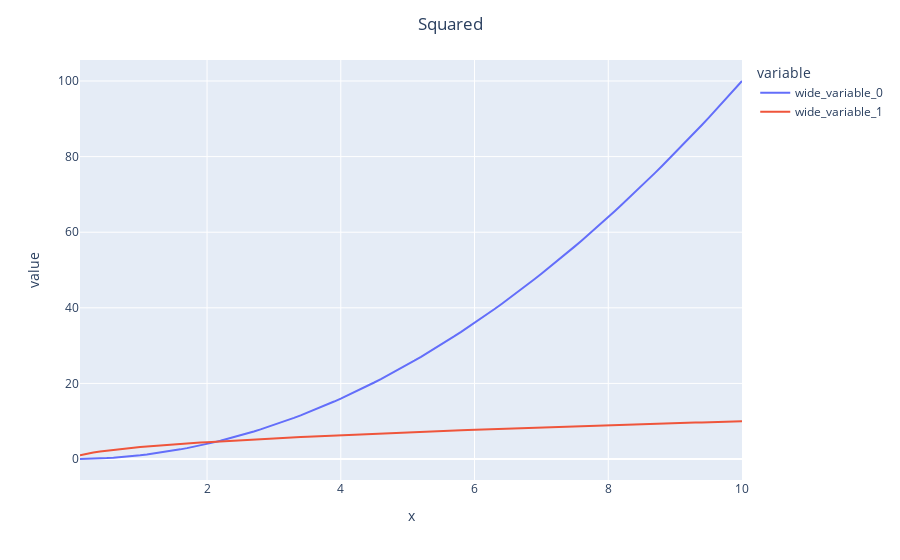

The cell this chart's notebook holds for it:
### Code cell
fig = px.line(x=
              , y=[[(i/10)**2 for i in range(1,101)],[np.sqrt(i) for i in range(1,101)]])
# fig = px.line(x=[i/10 for i in range(1,101)], y=)
fig.update_layout(title='Squared', title_x=0.5)
fig.show()
